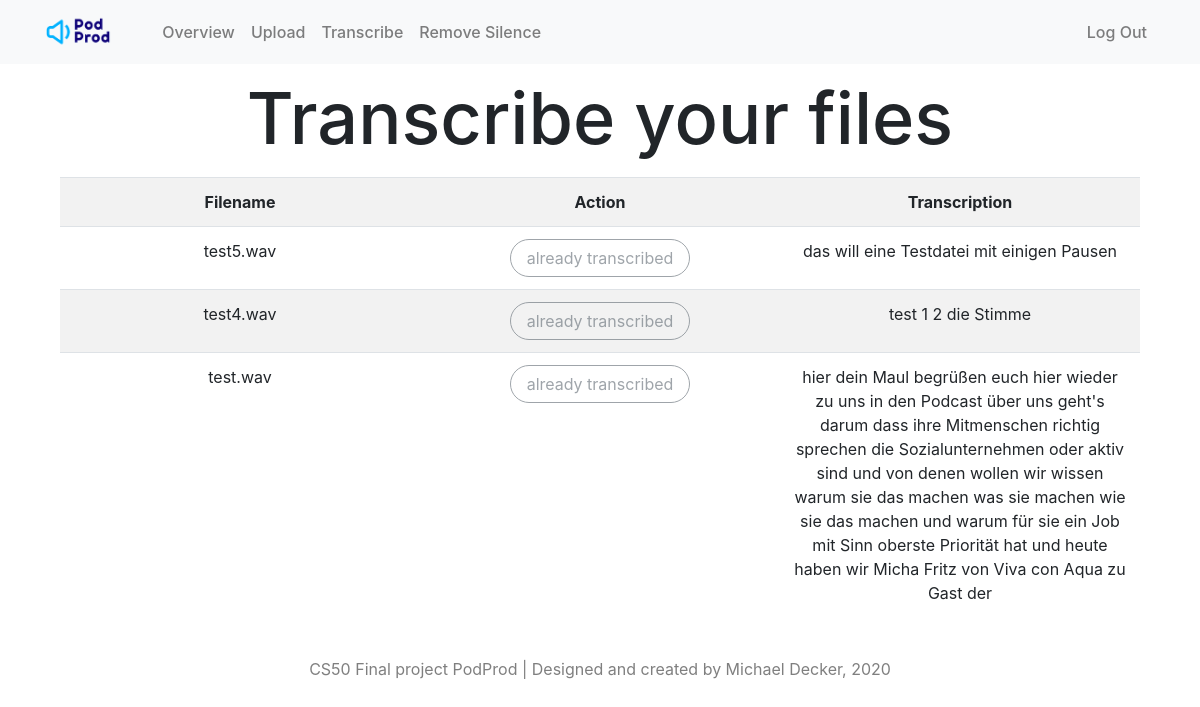
/transcribe (signed in), run on an earlier commit of the app's database.
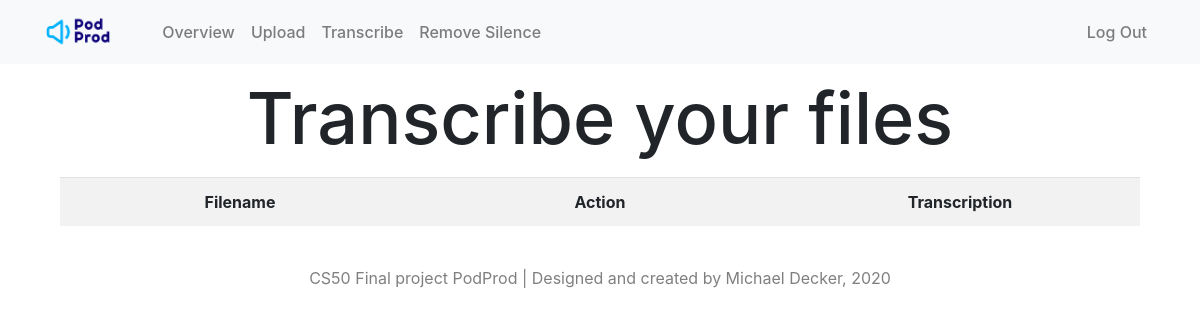
And on a later commit of the database.
### tables this page shows
CREATE TABLE "uploads" (
	"upload_id"	INTEGER NOT NULL PRIMARY KEY AUTOINCREMENT UNIQUE,
	"user_id"	INTEGER NOT NULL,
	"upload_name"	TEXT NOT NULL,
	"transcribed"	INTEGER,
	"transcription"	TEXT,
	"cutted"	INTEGER
);

### app.py (the view)
@app.route("/transcribe", methods=["GET", "POST"])
@login_required
def transcribe():
	text = ''
	entries = []
	dict = {}
	dict2 = {}
	user_id = session["user_id"]
	rows = db.execute("SELECT upload_name FROM uploads WHERE (user_id=:user_id)", user_id=user_id)
	for i in rows:
		value = list(i.values())
		entries.append(value[0])
	transcribed = db.execute("SELECT upload_name, transcribed FROM uploads WHERE (user_id=:user_id)", user_id=user_id)
	for i in transcribed:
		value = list(i.values())
		dict[value[0]] = value[1]
	transcription = db.execute("SELECT upload_name, transcription FROM uploads WHERE (user_id=:user_id)", user_id=user_id)
	for i in transcription:
		value = list(i.values())
		dict2[value[0]] = value[1]
	if request.method == "POST":
		filename = request.form['play_file']
		filepath = os.path.join(app.config["FILE_UPLOADS"], filename)
		recognizer = sr.Recognizer()
		audio_file = sr.AudioFile(filepath)
		with audio_file as source:
			audio_data = recognizer.record(source)
			text = recognizer.recognize_google(audio_data, key=GOOGLE_SPEECH_API_KEY, language="de-DE")
		rows = db.execute("UPDATE uploads SET transcribed = '1' WHERE (user_id=:user_id) AND (upload_name=:upload_name)", user_id=user_id, upload_name=filename)
		rows = db.execute("UPDATE uploads SET transcription = :text WHERE (user_id=:user_id) AND (upload_name=:upload_name)", user_id=user_id, upload_name=filename, text=text)
		return redirect('/transcribe')
	else:
		return render_template('transcribe.html', entries=entries, text=text, dict2=dict2)

### app.py (called while the page is built)
@app.after_request
def after_request(response):
    response.headers["Cache-Control"] = "no-cache, no-store, must-revalidate"
    response.headers["Expires"] = 0
    response.headers["Pragma"] = "no-cache"
    return response

### helpers.py (called while the page is built)
def login_required(f):
    @wraps(f)
    def decorated_function(*args, **kwargs):
        if session.get("user_id") is None:
            return redirect("/login")
        return f(*args, **kwargs)
    return decorated_function

### templates/transcribe.html (shortened to what this page needs)
{% extends 'main_template.html' %}
{% block main %}
<div class="container">
    <h1>Transcribe your files</h1>
  	<table class="table table-striped">
  		<tr>
  			<th>Filename</th>
  			<th>Action</th>
        <th>Transcription</th>
  		</tr>
  	{% for result in entries %}
    	{% if ".wav" in result %}
	    	<tr>
	    		<td>{{ result }}</td>
          <td>
            {% if dict2[result] == None %}
              <form action="" method="POST"> <button type="submit" name="play_file" class="btn btn-primary" value={{ result }}>Transcribe</button></form>
            {% else %}
              <button type="submit" name="play_file" class="btn btn-outline-secondary" value={{ result }} disabled>already transcribed</button>
            {% endif %}
          </td>
          <td> {{ dict2[result] }}</td>
	    	</tr>
    	{% endif %}
	{% endfor %}
	</table>
</div>
{% endblock %}

### templates/main_template.html (shortened to what this page needs)
<!doctype html>
<html lang="en">
  <head>
    <link rel="stylesheet" href="https://stackpath.bootstrapcdn.com/bootstrap/4.5.0/css/bootstrap.min.css">
    <link rel="stylesheet" href="{{ url_for('static', filename='css/style.css') }}">
  </head>
  <body>
    <header>
      <nav class="navbar fixed-top navbar-expand-lg navbar-light bg-light justify-content-center">
        <div class="container">
          <a class="navbar-brand" href="/"><img src="/static/img/podprod_logo.png" alt="PodProd" class="logo"></a>
          <div class="collapse navbar-collapse" id="navbarNav">
            {% if session.user_id %}
              <ul class="navbar-nav mr-auto">
                <li class="nav-item"><a class="nav-link" href="/overview">Overview</a></li>
                <li class="nav-item"><a class="nav-link" href="/upload">Upload</a></li>
                <li class="nav-item"><a class="nav-link" href="/transcribe">Transcribe</a></li>
                <li class="nav-item"><a class="nav-link" href="/remove-silence">Remove Silence</a></li>
              </ul>
              <ul class="navbar-nav ml-auto">
                <li class="nav-item"><a class="nav-link" href="/logout">Log Out</a></li>
              </ul>
            {% else %}
              <ul class="navbar-nav ml-auto">
                <li class="nav-item"><a class="btn btn-secondary btn-signup" href="/register">Sign up</a></li>
                <li class="nav-item"><a class="nav-link" href="/login">Log In</a></li>
              </ul>
            {% endif %}
          </div>
        </div>
      </nav>
    </header>
    <div id="content">
      <div class="container">
        <main>{% block main %}{% endblock %}</main>
      </div>
    </div>
    <div class="footer">
      <p>CS50 Final project PodProd | Designed and created by Michael Decker, 2020</p>
    </div>
  </body>
</html>

### static/css/style.css (style rules this page uses)
main { margin-top: 2em; text-align: center; }
table { max-width: none; table-layout:fixed }
.logo { max-height: 38px; }
nav { font-weight: 500; }
html, body { min-height: 100%; }
#content { margin-top: 75px; min-height: 50px; margin-bottom: 24px; }
h1 { font-size: 4.5rem; margin-bottom: 1rem; }
.footer { right: 0; bottom: 0; left: 0; padding: 1rem; text-align: center; color: rgba(0,0,0,.5); position: relative; }
.footer p { margin-bottom: 0rem !important; }

What changed in the data, as far as the page shows it:
removed uploads: upload_name "test5.wav", upload_name+transcription "das will eine Testdatei mit einigen Pausen"
removed uploads: upload_name "test4.wav", upload_name+transcription "test 1 2 die Stimme"
removed uploads: upload_name "test.wav", upload_name+transcription "hier dein Maul begrüßen euch hier wieder zu uns in den Podcast über uns geht's darum dass ihre Mitmenschen richtig sprechen die Sozialunternehmen oder aktiv sind und von denen wollen wir wissen warum sie das machen was sie machen wie sie das machen und warum für sie ein Job mit Sinn oberste Priorität hat und heute haben wir Micha Fritz von Viva con Aqua zu Gast der"
